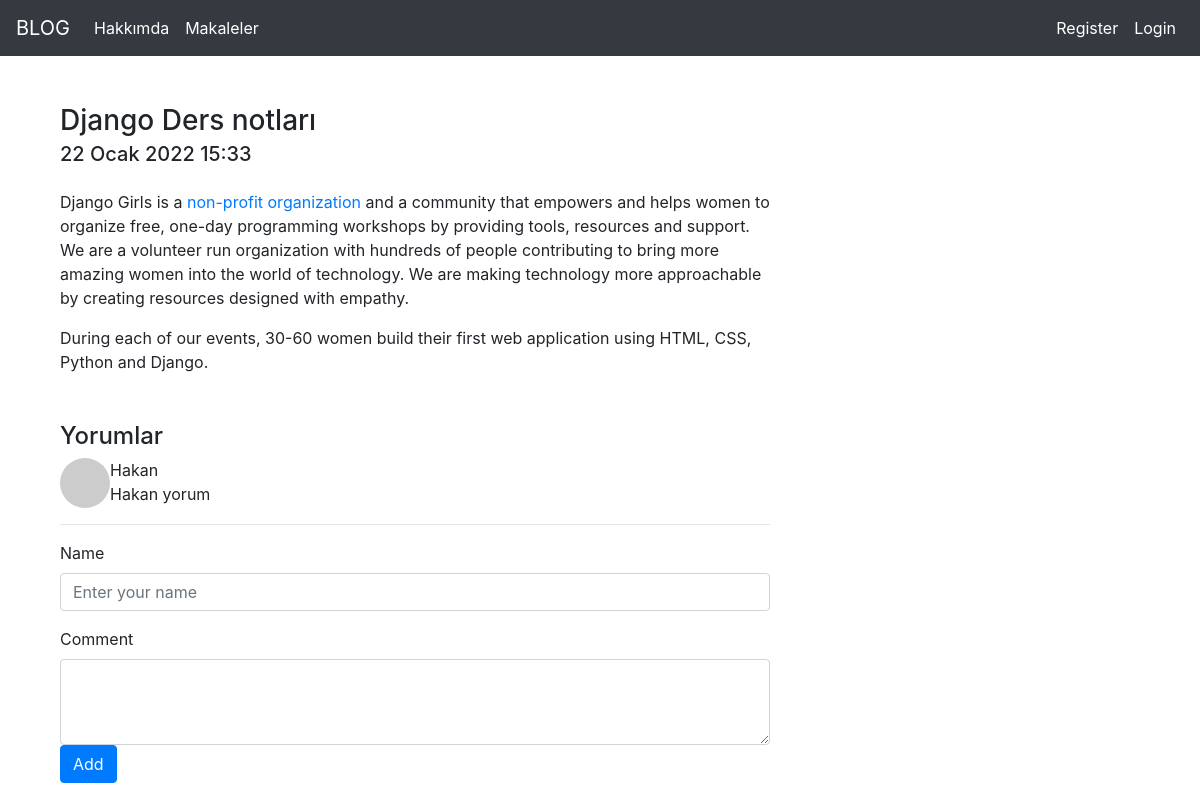
/articles/article/17, run on the app's committed database.
### article/models.py (models this page shows, shortened)
class Article(models.Model):
    author = models.ForeignKey("auth.user",on_delete=models.CASCADE)
    title = models.CharField(max_length=50)
    content = RichTextField()
    created_date = models.DateTimeField(auto_now_add=True)
    article_image=models.FileField(blank = True,null = True,verbose_name="Upload a photo")
    class Meta:
        ordering = ['-created_date']

class Comment(models.Model):
    article = models.ForeignKey(Article,on_delete=models.CASCADE,verbose_name="Article",related_name="comments")
    comment_author = models.CharField(max_length=50,verbose_name="Name")
    comment_content = models.CharField(max_length=200,verbose_name="Comment")
    comment_date = models.DateField(auto_now_add=True)
    class Meta:
        ordering = ['-comment_date']

### article/views.py (the view)
# urls.py: path('article/<int:id>', views.detail,name="detail"),
def detail(request,id):
    context=get_object_or_404(Article,id=id)
    comments = context.comments.all()
    return render(request,"detail.html",{"article":context,"comments":comments})

### templates/detail.html (shortened to what this page needs)
{% extends "layout.html" %}
{% block body %}
<div class="container mt-5">
    <div class="row">
        <div class="col-lg-8">
            <article>
                <header class="mb-4">
                    <h3 class="fw-bolder mb-1">{{article.title}}</h3>
                    <h5 class="mb-1">{{article.created_date}}</h5>
                </header>
                <section class="mb-5">
                    <p>
                        {{article.content|safe}}
                    </p>
                </section>
            </article>
            <form class="mb-4" action="{%url 'article:comment' article.id%}" method="post">
                <h4>Yorumlar</h4>
                {% if comments %}
                    {% for comment in comments %}
                        <div class="d-flex">
                            <div class="flex-shrink-0"><img class="rounded-circle" src="https://dummyimage.com/50x50/ced4da/6c757d.jpg" alt="..."></div>
                                <div class="ms-3">
                                    <div class="fw-bold">{{comment.comment_author}}</div>
                                        {{comment.comment_content}}
                                </div>
                        </div>
                    {% endfor %}
                {% else %}
                    <div class="alert alert-danger">0 Comments</div>
                {% endif %}
                <hr>
                <div class="form-group">
                    <label for="formGroupExampleInput">Name</label>
                    <input type="text" class="form-control" id="formGroupExampleInput" placeholder="Enter your name" name="comment_author">
                </div>
                <div>
                    <label for="formGroupExampleInput">Comment</label>
                    <textarea name = "comment_content" class="form-control" rows="3"></textarea>
                </div>
                <button type="submit" class="btn btn-primary">Add</button>
            </form>
        </div>
    </div>
</div>
{% endblock body %}

### data on the page
Article: title "Django Ders notları", created_date "22 Ocak 2022 15:33", content "Django Girls is a non-profit organization and a community that empowers and helps women to organize free, one-day programming workshops by providing tools, resources and support. We are a volunteer run organization with hundreds of people contributing to bring more amazing women into the world of technology. We are making technology more approachable by creating resources designed with empathy. During each of our events, 30-60 women build their first web application using HTML, CSS, Python and Django."
Comment: comment_author "Hakan", comment_content "Hakan yorum"
